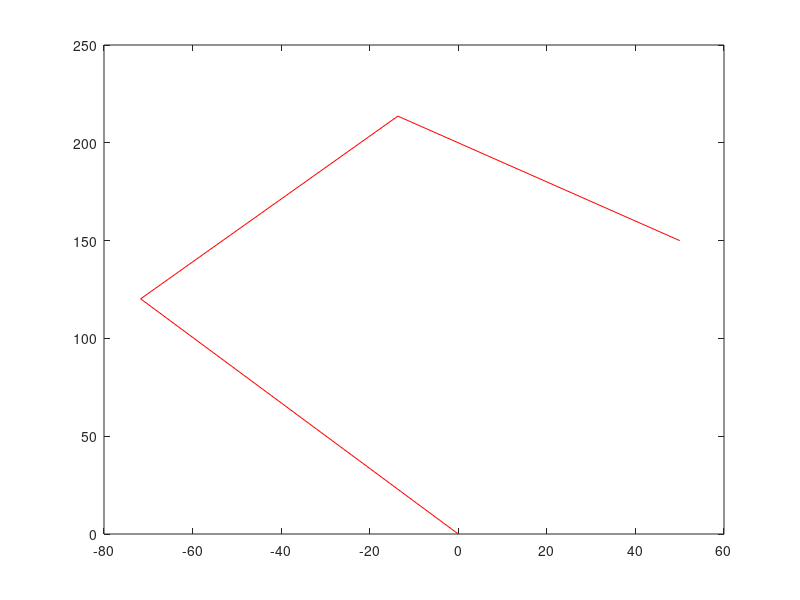

Recreate this plot in MATLAB.

%Calculo y simulación brazo
%-----------------------------------------------------------------------------------------------------
%Descripción: Calculo y simulación de los angulos de un brazo de 3 grados de libertad dado una posicion X,Y en el plano
%
%Nicolás Guerrero Garcia
%
%Falta por añadir:
%-Detectar cuando el brazo no puede llegar al objetivo
%-Cuando se obtiene un angulo mayor que 180º desechar-> inalcanzable 
%
%Referencia: https://sites.google.com/site/proyectosroboticos/cinematica-inversa-ii

BaseX  = 0;      
BaseY  = 0 ;   
cabeceo=-pi/4;
x=50;
y=150+BaseY;

LongMunec=90;
LongBrazo=140;
LongAntBr=110;

%%
afx=cos(cabeceo)*LongMunec;

ladob=x-afx;
afy=sin(cabeceo)*LongMunec;
ladoa=y-afy-BaseY;
hipotenusa=sqrt((ladoa^2)+(ladob^2));
alfa =atan2(ladoa,ladob);
beta=acos((LongBrazo^2-LongAntBr^2+hipotenusa^2)/(2*LongBrazo*hipotenusa));
AngBrazo=alfa+beta;
gamma=acos((LongBrazo^2+LongAntBr^2-hipotenusa^2)/(2*LongBrazo*LongAntBr));
AngAntBr=-(pi-gamma);
AngMunec= cabeceo-AngBrazo-AngAntBr;



%Puntos para poder dibujar
%--------------------------------

PXa=LongBrazo* cos(AngBrazo);
PYa=LongBrazo*-sin(AngBrazo);

PXb=LongAntBr* cos(AngAntBr+AngBrazo);
PYb=LongAntBr*-sin(AngAntBr+AngBrazo);
PXc=LongMunec*cos(AngMunec+AngAntBr+AngBrazo);
PYc=LongMunec*-sin(AngMunec+AngAntBr+AngBrazo);

%Puntos para dibujar el brazo
%----------------------------
BrazoPY=PYa+BaseY;           
BrazoPX=PXa+BaseX;           

AntBrPY=PYb+PYa+BaseY;    
AntBrPX=PXb+PXa+BaseX;       
 

MunecPY=PYc+PYb+PYa+BaseY;   
MunecPX=PXc+PXb+PXa+BaseX;  

x1=[0 BrazoPX AntBrPX MunecPX];
y1=[0 -BrazoPY -AntBrPY -MunecPY];
plot(x1,y1,'r');
disp('Angulo Brazo (en grados)');
disp(AngBrazo*180/pi);
disp('Angulo Antebrazo (en grados)');
disp((AngAntBr*180/pi)+180);
disp('Angulo muñeca (en grados)');
disp((AngMunec*180/pi)+180);
